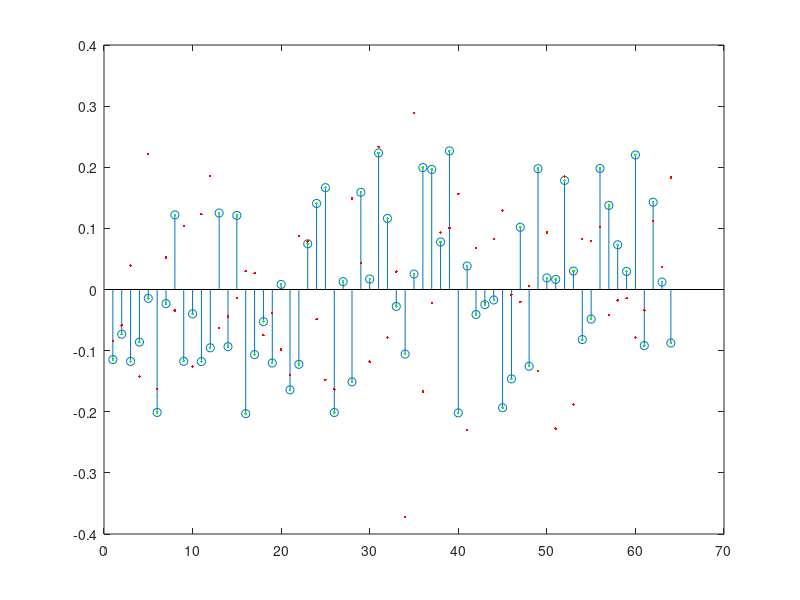

The MATLAB script that drew this image:
clear;clc;close all

BB=64;
NN=20000;
%pH=0.6;
pH=1;

MM = BB*NN;

kSaRaw = randn(BB,1); kSbRaw=rand(BB,1);
kSam=kSaRaw-mean(kSaRaw); kSbm=kSbRaw-mean(kSbRaw);
kSa=kSam/sqrt(kSam'*kSam);
kSbo=kSbm-(kSbm'*kSa)*kSa;
kSb=kSbo/sqrt(kSbo'*kSbo);

kMb=(rand(NN,1)<pH);

kMx=zeros(MM,1);

for nn=1:NN
   if kMb(nn)
       kTTb=kSb;
   else
       kTTb=kSa;
   end
   qStart=1+(nn-1)*BB;
   qEnd=qStart+BB-1;
   kMx(qStart:qEnd)=kTTb;
end

save MxFull kMx kSa kSb kMb
save Mx kMx kSa kSb

stem(kMx(1:BB));hold on; plot(kSa,'r.'); plot(kSb,'g.');